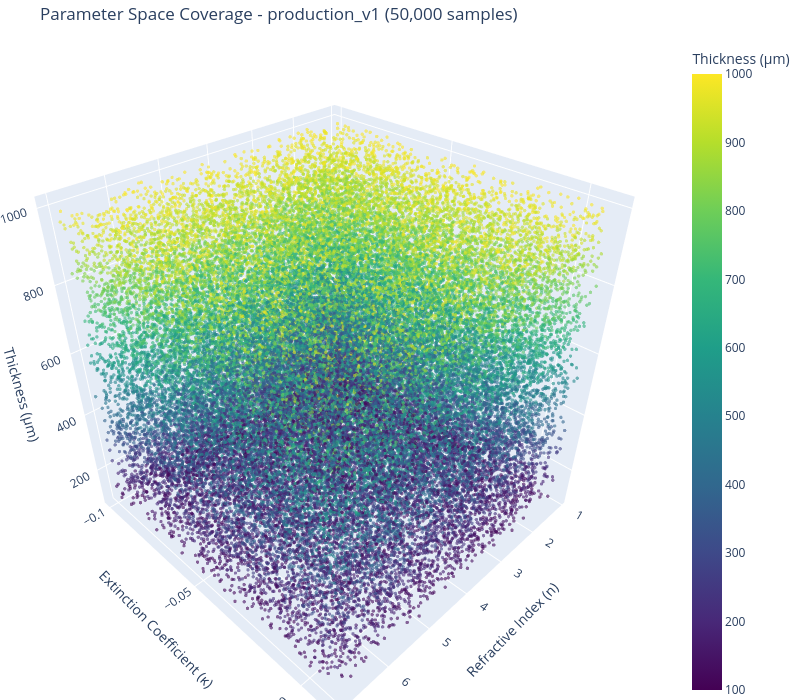

Notebook code cell kept with this figure:
### Code cell
# Interactive 3D visualization of parameter space coverage
import plotly.graph_objects as go

# Subsample for performance if dataset is large
max_points = 50000
if n_samples > max_points:
    idx = np.random.choice(n_samples, max_points, replace=False)
    plot_n = params_n[idx]
    plot_kappa = params_kappa[idx]
    plot_d = d_um[idx]
    title_suffix = f' (showing {max_points:,} of {n_samples:,} samples)'
else:
    plot_n = params_n
    plot_kappa = params_kappa
    plot_d = d_um
    title_suffix = f' ({n_samples:,} samples)'

# Create interactive 3D scatter plot
fig = go.Figure(data=[go.Scatter3d(
    x=plot_n,
    y=plot_kappa,
    z=plot_d,
    mode='markers',
    marker=dict(
        size=2,
        color=plot_d,
        colorscale='Viridis',
        opacity=0.6,
        colorbar=dict(title='Thickness (μm)')
    ),
    hovertemplate='n: %{x:.3f}<br>κ: %{y:.4f}<br>d: %{z:.1f} μm<extra></extra>'
)])

fig.update_layout(
    title=f'Parameter Space Coverage - {DATASET_NAME}' + title_suffix,
    scene=dict(
        xaxis_title='Refractive Index (n)',
        yaxis_title='Extinction Coefficient (κ)',
        zaxis_title='Thickness (μm)',
    ),
    width=800,
    height=700,
    margin=dict(l=0, r=0, b=0, t=40)
)

fig.show()

print(f"Parameter space bounds:")
print(f"  n:     [{params_n.min():.2f}, {params_n.max():.2f}]")
print(f"  κ:     [{params_kappa.min():.4f}, {params_kappa.max():.4f}]")
print(f"  d:     [{d_um.min():.1f}, {d_um.max():.1f}] μm")

### Figure 1 — Plotly figure (JSON) as saved in the notebook; plotly's stock layout.template omitted (floating-point values rounded to 4 significant figures; data arrays with more than 128 entries replaced by an {"elided": "..."} marker saying what was removed)
{"data": [{"hovertemplate": "n: %{x:.3f}<br>κ: %{y:.4f}<br>d: %{z:.1f} μm<extra></extra>", "marker": {"color": {"elided": "50000 float values"}, "colorbar": {"title": {"text": "Thickness (μm)"}}, "colorscale": [[0, "#440154"], [0.1111, "#482878"], [0.2222, "#3e4989"], [0.3333, "#31688e"], [0.4444, "#26828e"], [0.5556, "#1f9e89"], [0.6667, "#35b779"], [0.7778, "#6ece58"], [0.8889, "#b5de2b"], [1, "#fde725"]], "opacity": 0.6, "size": 2}, "mode": "markers", "type": "scatter3d", "x": {"elided": "50000 float values"}, "y": {"elided": "50000 float values"}, "z": {"elided": "50000 float values"}}], "layout": {"height": 700, "margin": {"b": 0, "l": 0, "r": 0, "t": 40}, "scene": {"xaxis": {"title": {"text": "Refractive Index (n)"}}, "yaxis": {"title": {"text": "Extinction Coefficient (κ)"}}, "zaxis": {"title": {"text": "Thickness (μm)"}}}, "title": {"text": "Parameter Space Coverage - production_v1 (50,000 samples)"}, "width": 800}}
